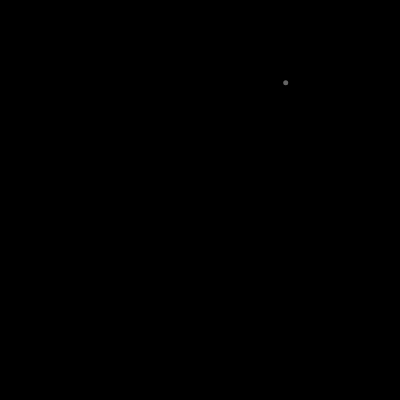
Frame 1 (no input)
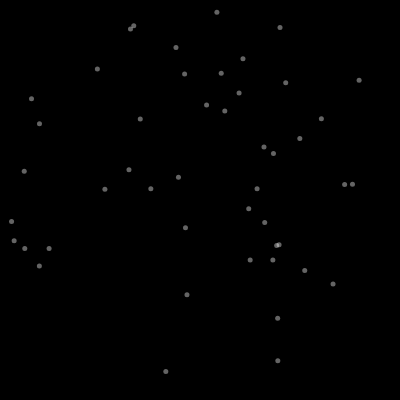
Frame 60 (no input)
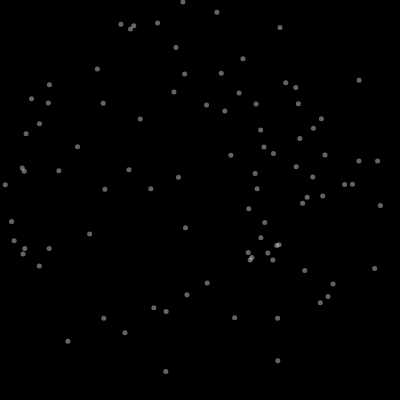
Frame 120 (the mouse pressed at the canvas centre since frame 60)

The p5.js sketch that drew these frames (run headless with seeded random() and noise() and a simulated clock; from frame 60 on, the mouse is pressed at the canvas centre):

// p5.js sketch
// ── sketch.js
let d;
let r;
let pie;
let pointsIn;
let pointsTotal;
let precision;
let speed;
let estimate;

function setup() {
  //frameRate(1);
  createCanvas(400, 400);
  background(0);
  d = width;
  r = floor(d / 2);
  centre = createVector(r, r)
  pointsIn = 0;
  pointsTotal = 0;
  pie = 0;
  precision = 10000000;
  createP("Estimate of Pi:");
  estimate = createP("");
  createP("Sample Speed:");
  speed = createSlider(1,60,60);
}

// function to test if in circle
function inCircle(vec) {
  let dCircle = vec.dist(centre);
  if (dCircle < r) {
    return true;
  } else {
    return false;
  }
}

function draw() {
  // control sample speed by slider value
  frameRate(speed.value());

  // uniformly draw a point and recalc pie with 4*in/total
  pointsTotal++;
  let x = random(0, d);
  let y = random(0, d);
  let vec = createVector(x, y);
  let isIn = inCircle(vec);
  if (isIn) {
    pointsIn++;
    fill(255, 100);
  	noStroke();
  	ellipse(vec.x, vec.y, 5, 5);
  }
  pie = 4 * pointsIn / pointsTotal;
  estimate.html(pie);
}
